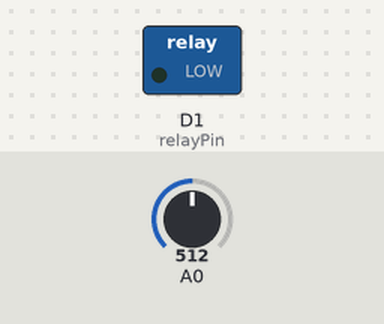
The sketch below on a simulated ESP8266 (NodeMCU). Parts: switched loads named in the sketch (green lamp = pin HIGH). The test bench sets the inputs (shaded band); at power-on: A0 = 512. WiFi joins after 1.5 s; servers stay silent unless stated; uploads are accepted with an empty reply; what the sketch prints to the serial monitor is not drawn.

Above: at 5.2 s.
5.3 s: A0 set to 616
7.9 s: A0 set to 643
At 9.0 s:
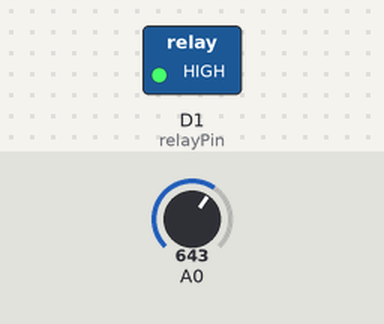
10.2 s: A0 set to 232
12.1 s: A0 set to 207
At 13.6 s:
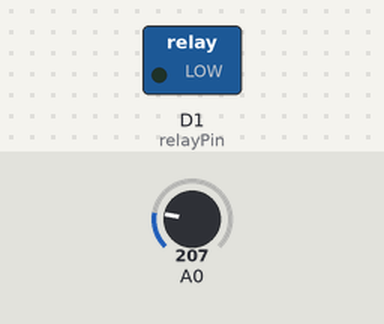
14.4 s: A0 set to 716
At 15.4 s:
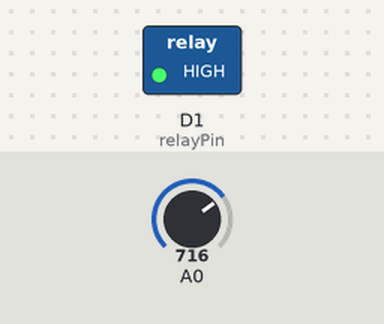
Timing chart, 0 to 17.4 s (numbered marks = the images above; inputs shaded):
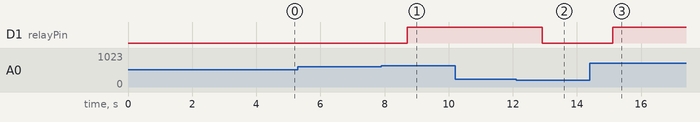

The sketch:

IoT_Water_Pump.ino
```cpp
/*
	IoT_Water_Pump.ino

	Controlling motor with soil moisture reading.
  Motor will turn ON if the value is less than minimum moist and will turn OFF if the value cross max moist.
  hits a link every time the pump status is changed from "off" to "on" (or "on" to "off") and make a
  http post in the server.
  The data is then shown in a basic table here: http://iotpump.ahmadsum1.dx.am/

	The circuit:
  * ESP8266 (NodeMCU as main MCU)
	* Analog soil moisturesensor connected to A0
	* A 5V single channel relay connectedto D1

	Created 4 May 2019
	By Sakib Ahmed

	https://github.com/ahmadSum1/IoT-WaterPump

*/


#include <Arduino.h>
#include <ESP8266WiFi.h>
#include <ESP8266WiFiMulti.h>
#include <ESP8266HTTPClient.h>
#include <WiFiClient.h>
ESP8266WiFiMulti WiFiMulti;

String weblink = "http://iotpump.ahmadsum1.dx.am/get.php?data=";  //should add ur custom website link


bool updated = false; //flag

///////////// relay pin (active "HIGH" type)
int relayPin = D1;
/////////////
int soil_moist;
int max_moist = 800;
int min_moist = 400;
String pump_status = "";
String prev_pump_status = "";
void setup() {
  Serial.begin(115200);

  pinMode(relayPin, OUTPUT);
  pump_off(); //to make sure the pump is off initially

  webSetup();
}

void loop() {
  soil_moist = 1024 - analogRead(A0);

  // print out the value you read:
  Serial.print( (String)"Soil Moist: " + soil_moist );

  delay(500);        // delay in between reads for stability

  if (soil_moist < min_moist) {
    pump_on();
  }
  if (soil_moist > max_moist) {
    pump_off();
  }

  postOnceEveryChange();
  Serial.println( "      Pump status: " + pump_status );

}


void pump_on() {
  pump_status = "ON";
  digitalWrite(relayPin, HIGH);
  if (prev_pump_status != pump_status) {
    updated = false;
  }
  prev_pump_status = pump_status;

}
void pump_off() {
  pump_status = "OFF";
  digitalWrite(relayPin, LOW);
  if (prev_pump_status != pump_status) {
    updated = false;
  }
  prev_pump_status = pump_status;
}
```

web.ino
```cpp
void webSetup() {
  Serial.println();
  Serial.println();
  Serial.println();

  for (uint8_t t = 4; t > 0; t--) {
    Serial.printf("[SETUP] WAIT %d...\n", t);
    Serial.flush();
    delay(1000);
  }

  WiFi.mode(WIFI_STA);
  WiFiMulti.addAP("ssid", "password"); // wifi-pass

}

void postOnceEveryChange() {
  if (updated == false) {
    String data = weblink + pump_status;
    serverPost(data);//post into server
  }
}


void serverPost(String link) {
  if ((WiFiMulti.run() == WL_CONNECTED)) {

    WiFiClient client;

    HTTPClient http;
    Serial.print("[HTTP] begin...\n");
    if (http.begin(client, link)) {  // HTTP

      // start connection and send HTTP header
      int httpCode = http.GET();
      Serial.print("posted:");
      Serial.println(link);

      updated = true;

      http.end();
    }
    else {
      Serial.printf("[HTTP} Unable to connect\n");
    }
  }
}
```

Measured:
- the behaviour switches between 624 and 625 on A0 (found by bisection; images 0 and 1)
- the behaviour switches between 224 and 223 on A0 (found by bisection; images 1 and 2)
- after the input at 5.3 s, every drawn part: stays the same
- after the input at 7.9 s, D1 (relayPin): LOW → HIGH after 0.81 s
- after the input at 10.2 s, every drawn part: stays the same
- after the input at 12.1 s, D1 (relayPin): HIGH → LOW after 0.81 s
- after the input at 14.4 s, D1 (relayPin): LOW → HIGH after 0.72 s
